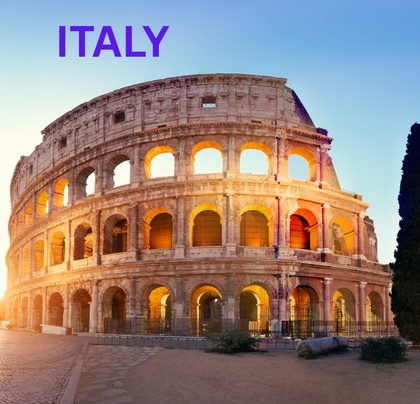
%> input picture images/IBG.jpg, 420 x 404 px, shrunk from 600 x 577 before the run
$ octave checkAlpha.m   (GNU Octave 9; MATLAB toolbox functions it lacks are replaced by stand-ins)
%> lines starting %> are read from the running program, lines starting %| are printed output that depends on the picture
### histogram.m
function h = histogram(I)
    if length(size(I))==3
        I=rgb2gray(I);
    end
    h = zeros(1,256);
    [row,col] = size(I);
    for x = 1:row
        for y = 1:col
            a=I(x,y);
            h(a+1)=h(a+1)+1;
        end
    end

### cumulativeHist.m
function H = cumulativeHist(h)
    k = length(h);
    H = zeros(1,k);
    H(1) = h(1);
    for i = 2:k
        H(i) = H(i-1) + h(i);
    end

### checkAlpha.m
IBG = imread('./images/IBG.jpg');
%> IBG is the input picture: size 404x420x3 uint8; mean R, G, B 150.6, 131.3, 124.7
h1 = histogram(IBG);
%> in histogram, `I=rgb2gray(I);`:
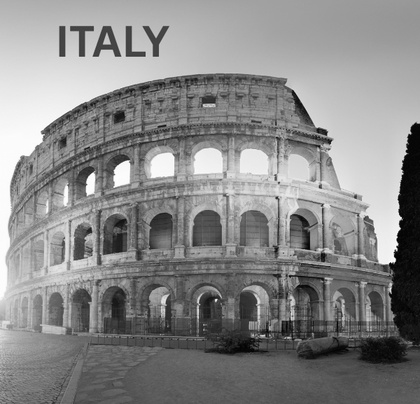
%> I: size 404x420 uint8; min 1, max 255, mean 136.3
%> after the loop in histogram, `for x = 1:row`: h = 256 values, max 1497 at index 91, min 0 at index 1, mean 662.8
%> h1 has the same summary as h in histogram
H1 = cumulativeHist(h1);
%> after the loop in cumulativeHist, `for i = 2:k`: H = 256 values from 0 to 169680
%> H1 = 256 values from 0 to 169680
%> (the run ends here)

$ run again, with images/circuit.jpg copied over images/IBG.jpg
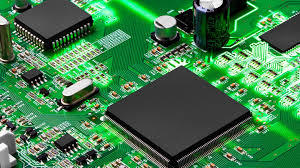
%> input picture images/circuit.jpg, 300 x 168 px
%> IBG is the input picture: size 168x300x3 uint8; mean R, G, B 64.3, 123, 77.6
%> in histogram, `I=rgb2gray(I);`:
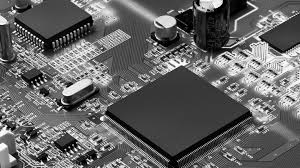
%> I: size 168x300 uint8; min 0, max 255, mean 100.3
%> after the loop in histogram, `for x = 1:row`: h = 256 values, max 1233 at index 60, min 0 at index 256, mean 196.9
%> h1 has the same summary as h in histogram
%> after the loop in cumulativeHist, `for i = 2:k`: H = 256 values from 296 to 50400
